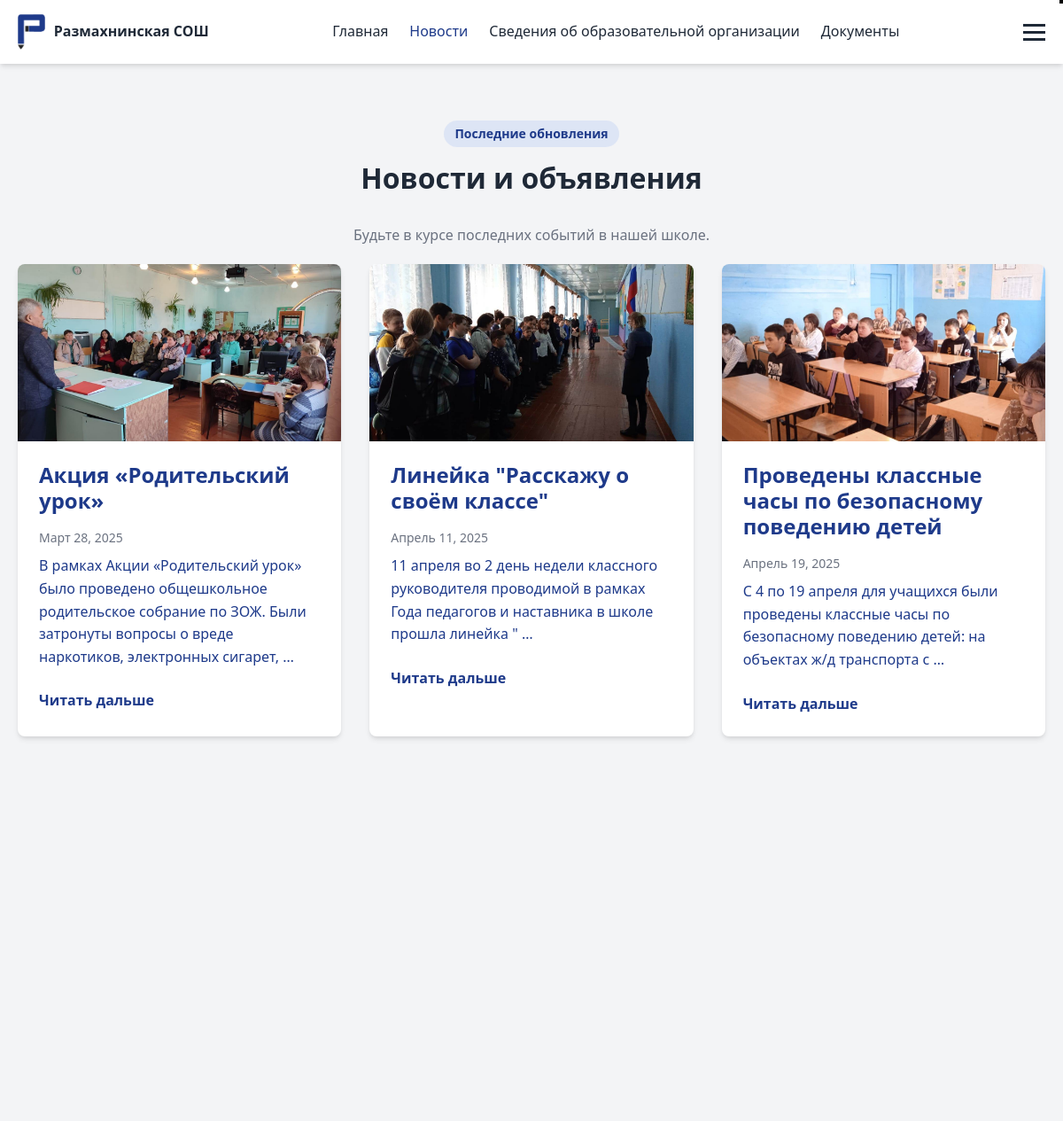
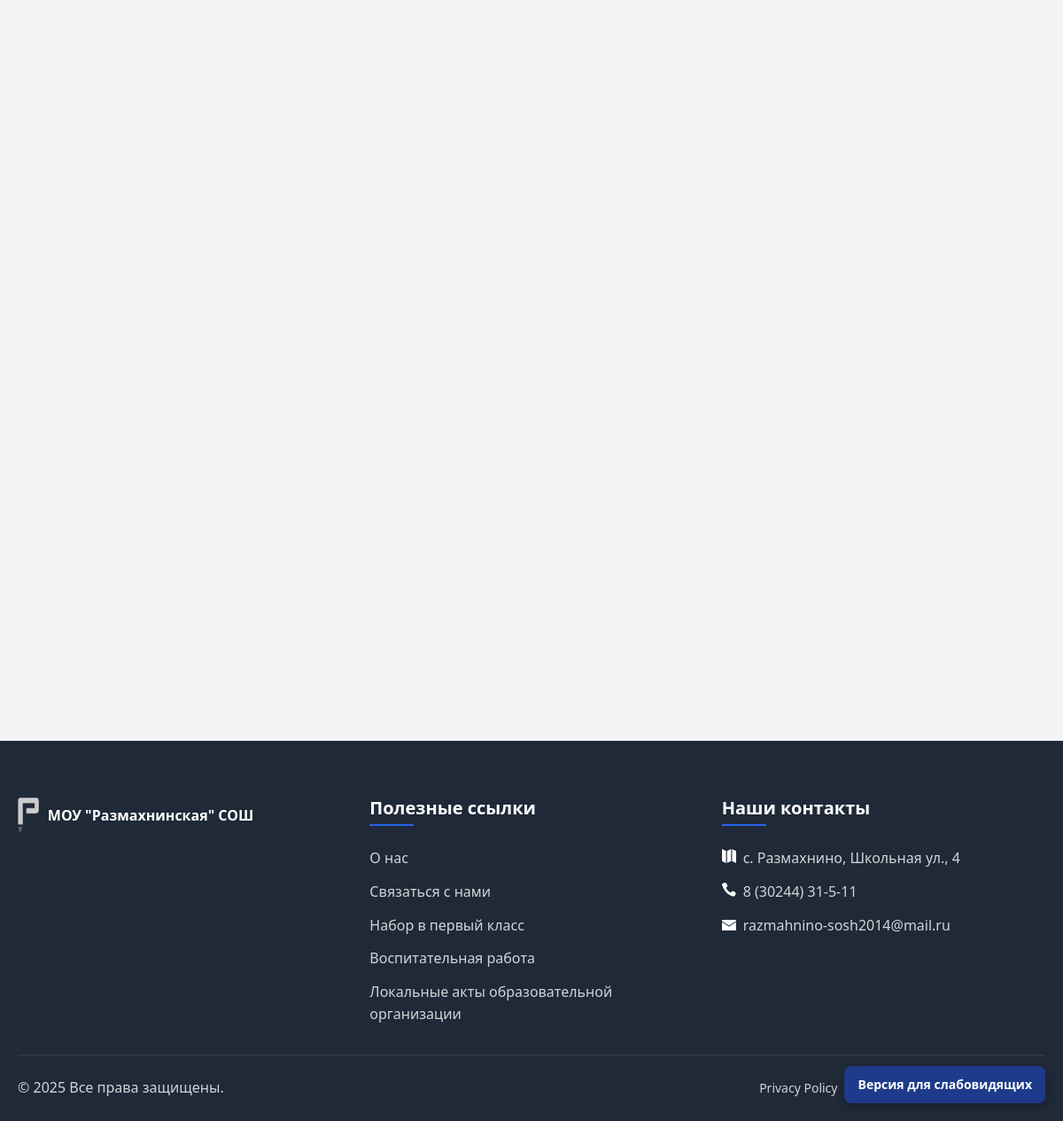
Page /news/ on the committed database (2 pictures, top to bottom).
### www/models.py (models this page shows, shortened)
class NewsArticle(models.Model):
    title = models.CharField(max_length=200)
    content = models.TextField()
    image = models.ImageField(upload_to='news_images/', blank=True, null=True)
    date_posted = models.DateTimeField(default=timezone.now)
    class Meta:
        verbose_name = 'Новости'
        verbose_name_plural = 'Новости'

### www/views.py (the view)
# urls.py: path('news/', NewsListView.as_view(), name='news'),
class NewsListView(ListView):
    model = NewsArticle
    template_name = 'news.html'
    context_object_name = 'news_articles'

### templates/news.html (shortened to what this page needs)
{% extends 'include/base.html' %}
{% load static %}
{% block content %}
<section class="news">
    <div class="container">
        <div class="section-header">
            <span class="section-badge">Последние обновления</span>
            <h2>Новости и объявления</h2>
            <p>Будьте в курсе последних событий в нашей школе.</p>
        </div>
        <div class="news-grid">
            {% for article in news_articles %}
                <div class="news-card">
                            <a href="{% url 'news_details' article.id %}">
                    <div class="news-image">
                        {% if article.image %}
                            <img src="{{ article.image.url }}" alt="{{ article.title }}">
                        {% else %}
                            <img src="{% static 'images/news-placeholder.jpg' %}" alt="{{ article.title }}">
                        {% endif %}
                    </div>
                    <div class="news-content">
                        <h3>{{ article.title }}</h3>
                        <p class="news-date">{{ article.date_posted|date:"F d, Y" }}</p>
                        <p>{{ article.content|truncatewords:20 }}</p>
                        <a href="{% url 'news_details' article.id  %}" class="read-more">Читать дальше <i class="icon-chevron-right"></i></a>
                    </div>
                </div></a>
            {% empty %}
                <p>На данный момент новостей нет.</p>
            {% endfor %}
        </div>
    </div>
</section>
{% endblock %}

### static/css/style.css (style rules this page uses)
:root { --primary-color: #1e3a8a; --primary-light: #2563eb; --secondary-color: #f59e0b; --text-color: #1f2937; --text-light: #6b7280; --background-color: #ffffff; --background-alt: #f3f4f6; --border-color: #e5e7eb; --success-color: #10b981; --error-color: #ef4444; --box-shadow: 0 4px 6px -1px rgba(0, 0, 0, 0.1), 0 2px 4px -1px rgba(0, 0, 0, 0.06); --transition: all 0.3s ease; }
* { margin: 0; padding: 0; box-sizing: border-box; }
body { font-family: "Segoe UI", Tahoma, Geneva, Verdana, sans-serif; color: var(--text-color); line-height: 1.6; background-color: var(--background-color); }
.container { max-width: 1200px; margin: 0 auto; padding: 0 20px; }
a { text-decoration: none; color: var(--primary-color); transition: var(--transition); }
img { max-width: 100%; height: auto; }
h1, h2, h3, h4, h5, h6 { font-weight: 700; line-height: 1.2; margin-bottom: 1rem; }
h2 { font-size: 2rem; margin-bottom: 1rem; }
h3 { font-size: 1.5rem; }
p { margin-bottom: 1rem; }
section { padding: 4rem 0; }
.section-header { text-align: center; margin-bottom: 20px; }
.section-badge { display: inline-block; background-color: rgba(37, 99, 235, 0.1); color: var(--primary-color); padding: 0.25rem 0.75rem; border-radius: 9999px; font-size: 0.875rem; font-weight: 600; margin-bottom: 1rem; }
.section-header h2 { margin-bottom: 2rem; }
.section-header p { max-width: 800px; margin: 0 auto; color: var(--text-light); margin-bottom: 10px; }
.news { background-color: var(--background-alt); }
.news-grid { display: grid; grid-template-columns: repeat(auto-fit, minmax(300px, 1fr)); gap: 2rem; }
.news-card { background-color: var(--background-color); border-radius: 0.5rem; overflow: hidden; box-shadow: var(--box-shadow); opacity: 0; transform: translateY(50px); transition: opacity 0.6s ease-out, transform 0.6s ease-out; }
.news-card.show { opacity: 1; transform: translateY(0); }
.news-image { height: 200px; overflow: hidden; }
.news-image img { width: 100%; height: 100%; object-fit: cover; transition: transform 0.3s ease; }
.news-content { padding: 1.5rem; }
.news-content p { overflow: hidden; }
.news-date { color: var(--text-light); font-size: 0.875rem; margin-bottom: 0.5rem; }
.read-more { display: inline-flex; align-items: center; font-weight: 600; margin-top: 0.5rem; }
.read-more i { margin-left: 0.25rem; transition: var(--transition); }
[class^="icon-"] { width: 1em; height: 1em; display: inline-table; justify-content: center; align-items: center; align-content: center; }

### rows in the picture
NewsArticle: image (picture), title "Акция «Родительский урок»", date_posted "Март 28, 2025", content "В рамках Акции «Родительский урок» было проведено общешкольное родительское собрание по ЗОЖ. Были затронуты вопросы о вреде наркотиков, электронных сигарет, …"
NewsArticle: image (picture), title "Линейка \"Расскажу о своём классе\"", date_posted "Апрель 11, 2025", content "11 апреля во 2 день недели классного руководителя проводимой в рамках Года педагогов и наставника в школе прошла линейка \" …"
NewsArticle: image (picture), title "Проведены классные часы по безопасному поведению детей", date_posted "Апрель 19, 2025", content "С 4 по 19 апреля для учащихся были проведены классные часы по безопасному поведению детей: на объектах ж/д транспорта с …"
